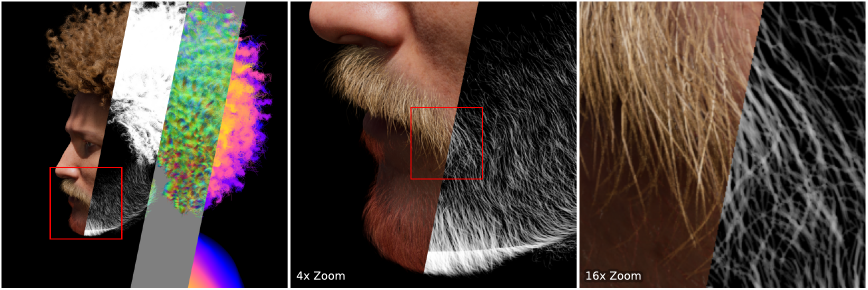
#> input picture images/thumbnail.png, 1735 x 579 px (shown at 1/2 size)
$ python evaluate_matte.py --predictions-path images --targets-path images
#> lines starting #> are read from the running program, lines starting #| are printed output that depends on the picture; long printed decimals are rounded
### src/utils.py
import os
import random
import shutil
from pathlib import Path

import cv2
import torchvision.transforms.functional as F_transforms
import math
import torch
import torch.nn.functional as F
from datetime import datetime
import numpy as np
from sklearn.metrics import f1_score
from torch.utils.data import Dataset

from datasets import FaceSyntheticsDataset, SynthHairAugmentations


# [24 lines left out: function set_all_seeds, not called in this run]


def _tiled_sum(pred: np.ndarray, target: np.ndarray, reduce, tile=512):
    height, width = pred.shape
    total = 0.0
    for y in range(0, height, tile):
        for x in range(0, width, tile):
            y1, x1 = min(y + tile, height), min(x + tile, width)
            diff = pred[y:y1, x:x1].astype(np.float64) / 255.0 - target[y:y1, x:x1].astype(np.float64) / 255.0
            total += reduce(diff)
    return total / (height * width)


def metric_MAD(pred: np.ndarray, target: np.ndarray):
    return _tiled_sum(pred, target, lambda diff: np.abs(diff).sum())


def metric_MSE(pred: np.ndarray, target: np.ndarray):
    return _tiled_sum(pred, target, lambda diff: np.square(diff).sum())


def metric_GRAD(pred: np.ndarray, target: np.ndarray):
    # Same Sobel gradient error as convolving both mattes with
    # [[1, 0, -1], [2, 0, -2], [1, 0, -1]] and its transpose.
    # Tiles keep the 4K case from building four full-frame float64 maps.
    height, width = pred.shape
    grad_sum = 0.0
    tile = 512
    for y in range(0, height, tile):
        for x in range(0, width, tile):
            y1, x1 = min(y + tile, height), min(x + tile, width)
            ys = np.arange(y - 1, y1 + 1)
            xs = np.arange(x - 1, x1 + 1)
            ys = np.where(ys < 0, -ys - 1, ys)
            ys = np.where(ys >= height, 2 * height - 1 - ys, ys)
            xs = np.where(xs < 0, -xs - 1, xs)
            xs = np.where(xs >= width, 2 * width - 1 - xs, xs)
            pred_w = pred[np.ix_(ys, xs)].astype(np.float64) / 255.0
            target_w = target[np.ix_(ys, xs)].astype(np.float64) / 255.0
            pred_dx = (pred_w[:-2, 2:] + 2 * pred_w[1:-1, 2:] + pred_w[2:, 2:]) - (pred_w[:-2, :-2] + 2 * pred_w[1:-1, :-2] + pred_w[2:, :-2])
            target_dx = (target_w[:-2, 2:] + 2 * target_w[1:-1, 2:] + target_w[2:, 2:]) - (target_w[:-2, :-2] + 2 * target_w[1:-1, :-2] + target_w[2:, :-2])
            pred_dy = (pred_w[2:, :-2] + 2 * pred_w[2:, 1:-1] + pred_w[2:, 2:]) - (pred_w[:-2, :-2] + 2 * pred_w[:-2, 1:-1] + pred_w[:-2, 2:])
            target_dy = (target_w[2:, :-2] + 2 * target_w[2:, 1:-1] + target_w[2:, 2:]) - (target_w[:-2, :-2] + 2 * target_w[:-2, 1:-1] + target_w[:-2, 2:])
            grad_sum += np.square(pred_dx - target_dx).sum() + np.square(pred_dy - target_dy).sum()
    return grad_sum / (height * width)


# [410 lines left out: functions metric_ACC, metric_mIoU, metric_F1, make_model_name, combine_dicts_with_prefixes, copy_script_folder and 8 more, not called in this run]


class ResizeWithPadding:
    def __init__(self, target_size, fill=0):
        self.target_size = target_size  # (H, W)
        self.fill = fill

    # [30 lines left out: functions __call__, undo, not called in this run]


class SquarePadToFactor:
    # [79 lines left out: functions __init__, __call__, undo, soft_cross_entropy_with_mask, not called in this run]


class RemapFaceSyntheticsDatasetToBinaryHairSegmentation(Dataset):
    def __init__(self, dataset: FaceSyntheticsDataset):
        self.dataset = dataset

    def __len__(self):
        return len(self.dataset)

    # [39 lines left out: function __getitem__, not called in this run]


class RemapHairCategoryMattesToSegmentationTargets(Dataset):
    def __init__(self, dataset):
        self.dataset = dataset

    def __len__(self):
        return len(self.dataset)

    # [32 lines left out: function __getitem__, not called in this run]


class RemapHairGrowingDirectionTo2DOrientation(Dataset):
    def __init__(self, dataset: Dataset):
        super().__init__()
        self.dataset = dataset

    def __len__(self):
        return len(self.dataset)

    # [25 lines left out: function __getitem__, not called in this run]


class UseSynthHairAugmentations(Dataset):
    def __init__(self, dataset):
        self.dataset = dataset
        self.augmentations = SynthHairAugmentations()

    def __len__(self):
        return len(self.dataset)

    def __getitem__(self, idx):
        sample = self.dataset[idx]
        return self.augmentations(sample)


class ResizeMatteToImage(Dataset):
    def __init__(self, dataset):
        self.dataset = dataset
        self.augmentations = SynthHairAugmentations()

    def __len__(self):
        return len(self.dataset)

    # [7 lines left out: function __getitem__, not called in this run]


class RemapSegmentationToMatteTarget(Dataset):
    def __init__(self, dataset):
        self.dataset = dataset

    def __len__(self):
        return len(self.dataset)

    # [8 lines left out: function __getitem__, not called in this run]

### evaluate_matte.py
import argparse
import os
import sys
from pathlib import Path

_SRC_DIR = Path(__file__).resolve().parent / "src"
if str(_SRC_DIR) not in sys.path:
    sys.path.insert(0, str(_SRC_DIR))

import cv2
import numpy as np
from tqdm import tqdm

from utils import metric_GRAD, metric_MAD, metric_MSE


def main():
    parser = argparse.ArgumentParser(description="Compare predicted hair mattes to target mattes")
    parser.add_argument("--predictions-path", required=True, type=str, help="Folder of predicted mattes")
    parser.add_argument("--targets-path", required=True, type=str, help="Folder of target mattes")
    args = parser.parse_args()

    names = sorted(os.listdir(args.predictions_path))
    rows = []
    for name in tqdm(names, desc="Evaluating"):
        pred = cv2.imread(os.path.join(args.predictions_path, name), cv2.IMREAD_GRAYSCALE)
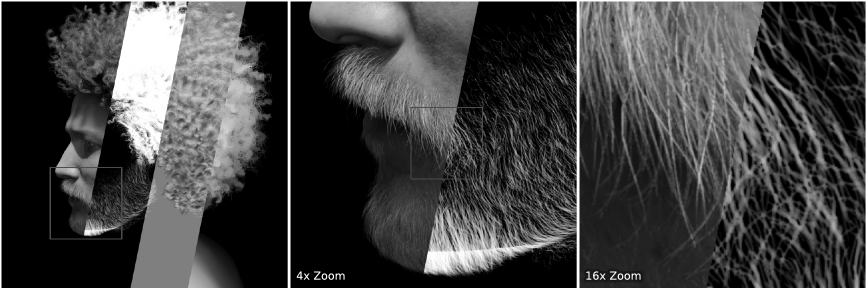
#> pred: shape (579, 1735) (shown at 1/2 size); min 0, max 255, mean 65.7
        target = cv2.imread(os.path.join(args.targets_path, name), cv2.IMREAD_GRAYSCALE)
        if pred.shape != target.shape:
            pred = cv2.resize(pred, (target.shape[1], target.shape[0]), interpolation=cv2.INTER_AREA)
        rows.append({
            "MAD": metric_MAD(pred, target),
            "MSE": metric_MSE(pred, target),
            "GRAD": metric_GRAD(pred, target),
        })
#> after the loop in _tiled_sum, `for y in range(0, height, tile):`: diff: shape (67, 199) float64; every value is 0
#> after the loop in _tiled_sum, `for y in range(0, height, tile):`: total = 0
#> in metric_GRAD, `height, width = pred.shape`: height = 579; width = 1735
#> after the loop in metric_GRAD, `for y in range(0, height, tile):`: grad_sum = 0

    print(f"images\t{len(rows)}")
#| images	1
    for key in ("MAD", "MSE", "GRAD"):
        print(f"{key}\t{float(np.mean([row[key] for row in rows])):.6f}")
#> this loop made 3 passes
#| MAD	0
#| MSE	0
#| GRAD	0


if __name__ == "__main__":
    main()
